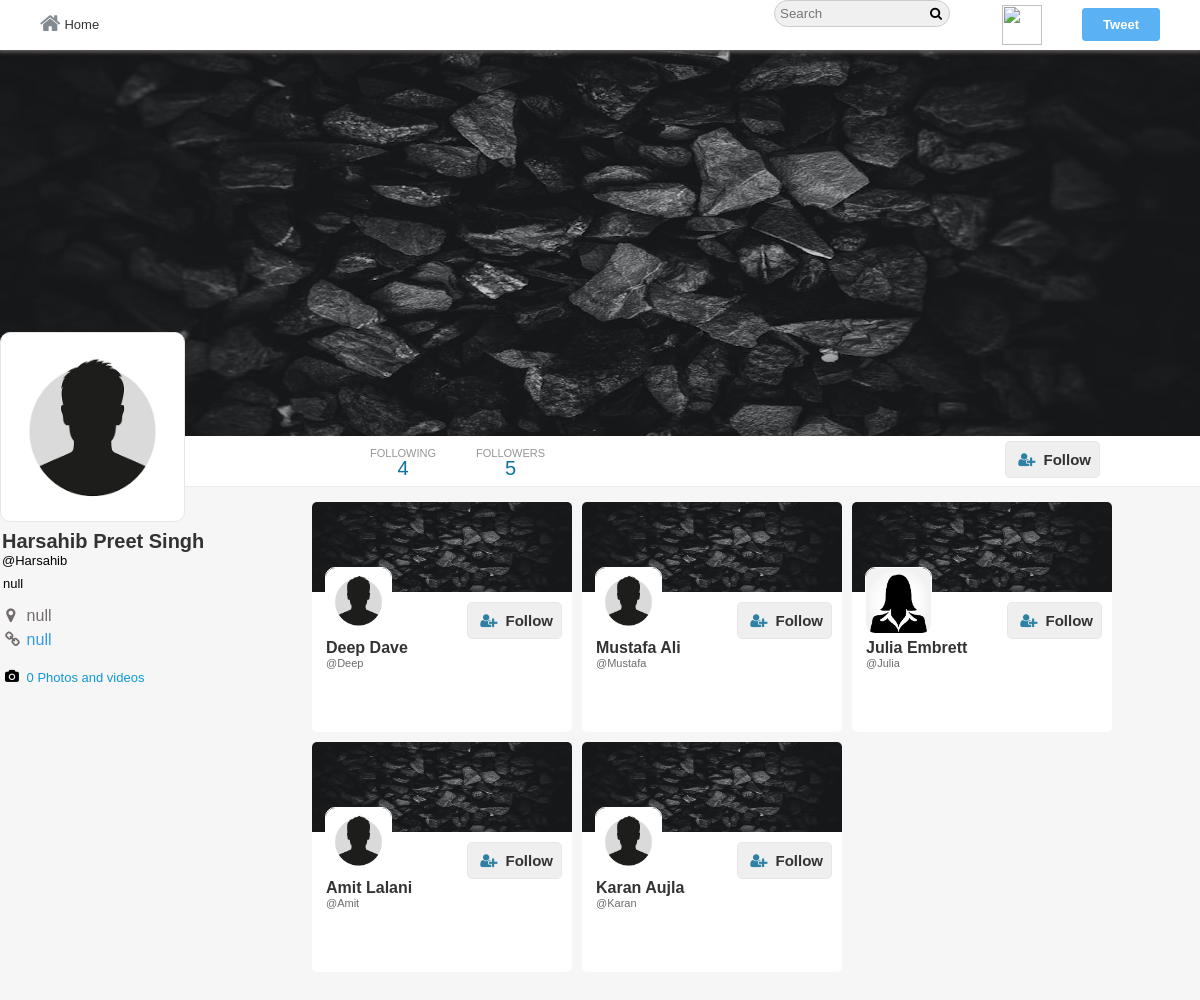
/followers.php?username=Harsahib, run on the app's committed database.
### tables this page shows
CREATE TABLE `users` (
  `user_id` int(11) NOT NULL,
  `username` varchar(40) NOT NULL,
  `email` varchar(255) NOT NULL,
  `password` varchar(32) NOT NULL,
  `screenName` varchar(40) NOT NULL,
  `profileImage` varchar(255) NOT NULL,
  `profileCover` varchar(255) NOT NULL,
  `following` int(11) NOT NULL,
  `followers` int(11) NOT NULL,
  `bio` varchar(140) NOT NULL,
  `country` varchar(255) NOT NULL,
  `website` varchar(255) NOT NULL
);

### core/init.php (called while the page is built, shortened)
<?php
include 'database/connection.php';
include 'classes/user.php';
include 'classes/follow.php';
global $pdo;
$getFromU = new User($pdo);
$getFromF = new Follow($pdo);
?>

### core/classes/user.php (called while the page is built, shortened)
<?php
class User {
	protected $pdo;
	function __construct($pdo) {
		$this->pdo = $pdo;
	}
	public function checkInput($var){
		$var = htmlspecialchars($var);
		$var = trim($var);
		$var = stripslashes($var);
		return $var;
	}
	public function userData($user_id){
		$stmt = $this->pdo->prepare('SELECT * FROM `users` WHERE `user_id` = :user_id');
		$stmt->bindParam(':user_id', $user_id, PDO::PARAM_INT);
		$stmt->execute();
		return $stmt->fetch(PDO::FETCH_OBJ);
	}
	public function userIdbyUsername($username){
		$stmt = $this->pdo->prepare("SELECT `user_id` FROM `users` WHERE (`username`  = :username)");
		$stmt->bindParam("username", $username, PDO::PARAM_STR);
		$stmt->execute();
	    $user = $stmt->fetch(PDO::FETCH_OBJ);
	    return $user->user_id;
	}
}
?>

### core/classes/follow.php (the view, shortened to what this page needs)
<?php
class Follow extends User {
function __construct($pdo) {
    $this->pdo = $pdo;
  }
	public function checkFollow($followerID, $user_id){
		$stmt = $this->pdo->prepare("SELECT * FROM `follow` WHERE `sender` = :user_id  AND `receiver` = :followerID");
		$stmt->bindParam(":user_id", $user_id, PDO::PARAM_INT);
		$stmt->bindParam(":followerID", $followerID, PDO::PARAM_INT);
		$stmt->execute();
		return $stmt->fetch(PDO::FETCH_ASSOC);
	}
	public function followBtn($profileID, $user_id, $followID){
		$data = $this->checkFollow($profileID, $user_id);
			if($profileID != $user_id){
				if(isset($data['receiver']) && $data['receiver'] === $profileID){
					return "<button class='f-btn following-btn follow-btn' data-follow='".$profileID."' data-profile='".$followID."'>Following</button>";
				}else{
					return "<button class='f-btn follow-btn' data-follow='".$profileID."' data-profile='".$followID."'><i class='fa fa-user-plus'></i>Follow</button>";
				}
			}
	}
	public function followersList($profileID, $user_id, $followID){
		$stmt = $this->pdo->prepare("SELECT * FROM `users` LEFT JOIN `follow` ON `sender` = `user_id` AND CASE WHEN `receiver` = :user_id THEN `sender` = `user_id` END WHERE `receiver` IS NOT NULL ");
		$stmt->bindParam(":user_id", $profileID, PDO::PARAM_INT);
		$stmt->execute();
		$followings = $stmt->fetchAll(PDO::FETCH_OBJ);
		foreach ($followings as $following) {
			echo '<div class="follow-unfollow-box">
					<div class="follow-unfollow-inner">
						<div class="follow-background">
							<img src="'.BASE_URL.$following->profileCover.'"/>
						</div>
						<div class="follow-person-button-img">
							<div class="follow-person-img">
							 	<img src="'.BASE_URL.$following->profileImage.'"/>
							</div>
							<div class="follow-person-button">
								 '.$this->followBtn($following->user_id, $user_id, $followID).'
						    </div>
						</div>
						<div class="follow-person-bio">
							<div class="follow-person-name">
								 <div><a href="profile.php?username='.$following->username.'">'.$following->screenName.'</a></div>
							</div>
							<div class="follow-person-tname">
								<a href="'.BASE_URL.$following->username.'">@'.$following->username.'</a>
							</div>
							<div class="follow-person-dis">
							</div>
						</div>
					</div>
				</div>';
		}
	}
}
?>

### followers.php (shortened to what this page needs)
<?php
include 'core/init.php';
if (isset($_GET['username']) === true && empty($_GET['username']) === false) {
	$username = $getFromU->checkInput($_GET['username']);
	$profileId = $getFromU->userIdByUsername($username);
	$profileData = $getFromU->userData($profileId);
	$user_id = $_SESSION['user_id'];
	$user = $getFromU->userData($user_id);
}
?>
<!doctype html>
<html>
	<head>
		<link rel="stylesheet" href="https://cdnjs.cloudflare.com/ajax/libs/font-awesome/4.6.3/css/font-awesome.css"/>
		<link rel="stylesheet" href="<?php echo BASE_URL;?>assets/css/style-complete.css"/>
	</head>
	<body>
		<div class="wrapper">
			<div class="header-wrapper">
				<div class="nav-container">
					<div class="nav">
						<div class="nav-left">
							<ul>
								<li><a href="<?php echo BASE_URL;?>"><i class="fa fa-home" aria-hidden="true"></i>Home</a></li>
							</ul>
						</div>
						<div class="nav-right">
							<ul>
								<li><input type="text" placeholder="Search" class="search"/><i class="fa fa-search" aria-hidden="true"></i>
								</li>
								<li class="hover"><label class="drop-label" for="drop-wrap1"><img src="<?php echo BASE_URL.$user->profileImage;?>"/></label>
								</li>
								<li><label class="addTweetBtn" for="pop-up-tweet">Tweet</label></li>
							</ul>
						</div>
					</div>
				</div>
			</div>
			<div class="profile-cover-wrap">
				<div class="profile-cover-inner">
					<div class="profile-cover-img">
						<img src="<?php echo BASE_URL.$profileData->profileCover;?>"/>
					</div>
				</div>
				<div class="profile-nav">
					<div class="profile-navigation">
						<ul>
							<li>
								<?php
									echo "<a href=\"following.php?username=".$user->username."\">";
								?>
									<div class="n-head">
										FOLLOWING
									</div>
									<div class="n-bottom">
										<span class="count-following"><?php echo $profileData->following;?></span>
									</div>
								<?php
								  echo "</a>";
								?>
							</li>
							<li>
								<?php
									echo "<a href=\"followers.php?username=".$user->username."\">";
								?>
									<div class="n-head">
										FOLLOWERS
									</div>
									<div class="n-bottom">
										<span class="count-followers"><?php echo $profileData->followers;?></span>
									</div>
								<?php
								  echo "</a>";
								?>
							</li>
						</ul>
						<div class="edit-button">
							<span>
								<?php echo $getFromF->followBtn($profileId, $user_id, $profileData->user_id);?>
							</span>
						</div>
					</div>
				</div>
			</div>
			<div class="in-wrapper">
				<div class="in-full-wrap">
					<div class="in-left">
						<div class="in-left-wrap">
							<div class="profile-info-wrap">
								<div class="profile-info-inner">
									<div class="profile-img">
										<img src="<?php echo BASE_URL.$profileData->profileImage;?>"/>
									</div>
									<div class="profile-name-wrap">
										<div class="profile-name">
											<a href="<?php echo BASE_URL.$profileData->username;?>"><?php echo $profileData->screenName;?></a>
										</div>
										<div class="profile-tname">
											@<span class="username"><?php echo $profileData->username;?></span>
										</div>
									</div>
									<div class="profile-bio-wrap">
										<div class="profile-bio-inner">
											<?php echo $profileData->bio;?>
										</div>
									</div>
									<div class="profile-extra-info">
										<div class="profile-extra-inner">
											<ul>
												<li>
													<div class="profile-ex-location-i">
														<i class="fa fa-map-marker" aria-hidden="true"></i>
													</div>
													<div class="profile-ex-location">
														<?php echo $profileData->country;?>
													</div>
												</li>
												<li>
													<div class="profile-ex-location-i">
														<i class="fa fa-link" aria-hidden="true"></i>
													</div>
													<div class="profile-ex-location">
														<a href="#"><?php echo $profileData->website;?></a>
													</div>
												</li>
											</ul>
										</div>
									</div>
									<div class="profile-extra-footer">
										<div class="profile-extra-footer-head">
											<div class="profile-extra-info">
												<ul>
													<li>
														<div class="profile-ex-location-i">
															<i class="fa fa-camera" aria-hidden="true"></i>
														</div>
														<div class="profile-ex-location">
															<a href="#">0 Photos and videos </a>
														</div>
													</li>
												</ul>
											</div>
										</div>
									</div>
								</div>
							</div>
						</div>
					</div>
					<div class="wrapper-following">
						<div class="wrap-follow-inner">
							<?php $getFromF->followersList($profileId, $user_id, $profileData->user_id);?>
						</div>
					</div>
				</div>
			</div>
		</div>
	</body>
</html>

### data on the page
users: profileCover (placeholder picture), following "4", followers "5", profileImage (placeholder picture), screenName "Harsahib Preet Singh", username "Harsahib", bio "null", country "null", website "null"
users: profileCover (placeholder picture), profileImage (placeholder picture), screenName "Deep Dave", username "Deep"
users: profileCover (placeholder picture), profileImage (placeholder picture), screenName "Mustafa Ali", username "Mustafa"
users: profileCover (placeholder picture), profileImage (placeholder picture), screenName "Julia Embrett", username "Julia"
users: profileCover (placeholder picture), profileImage (placeholder picture), screenName "Amit Lalani", username "Amit"
users: profileCover (placeholder picture), profileImage (placeholder picture), screenName "Karan Aujla", username "Karan"
